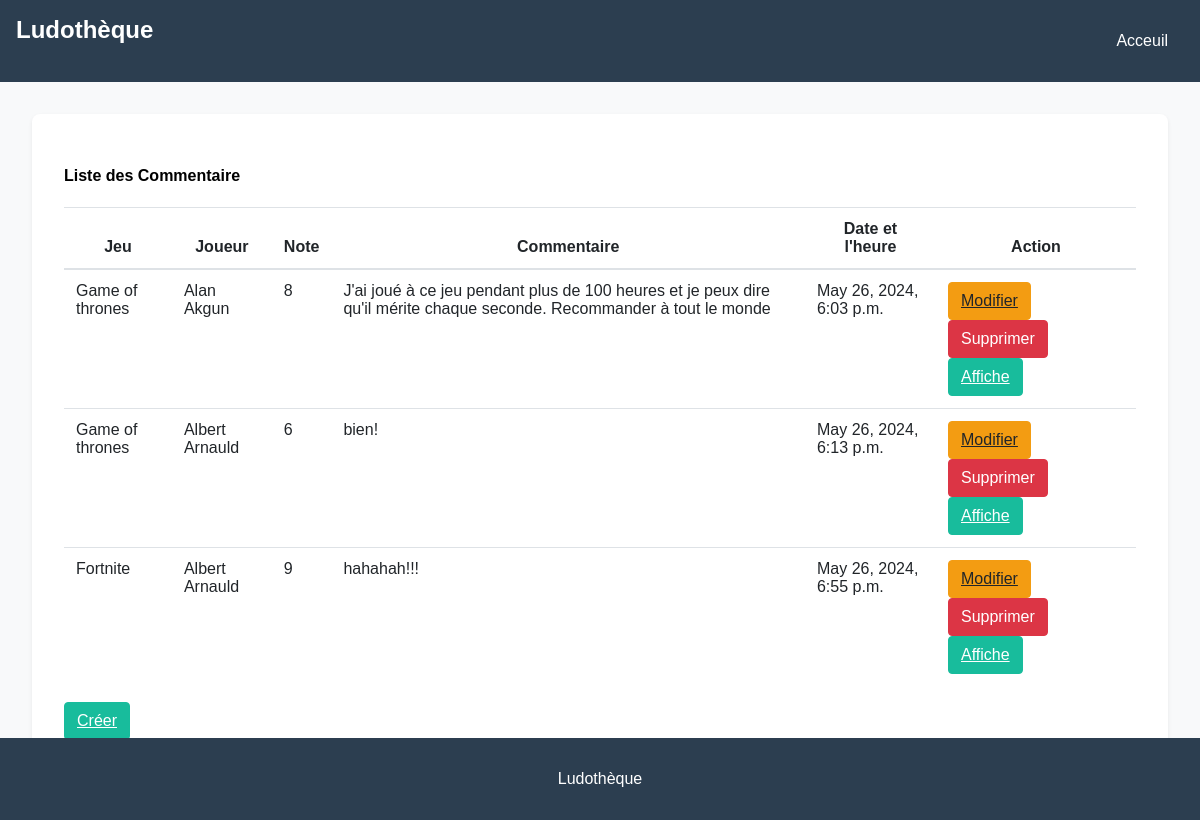
Page /commentaires/ on the earlier database version.
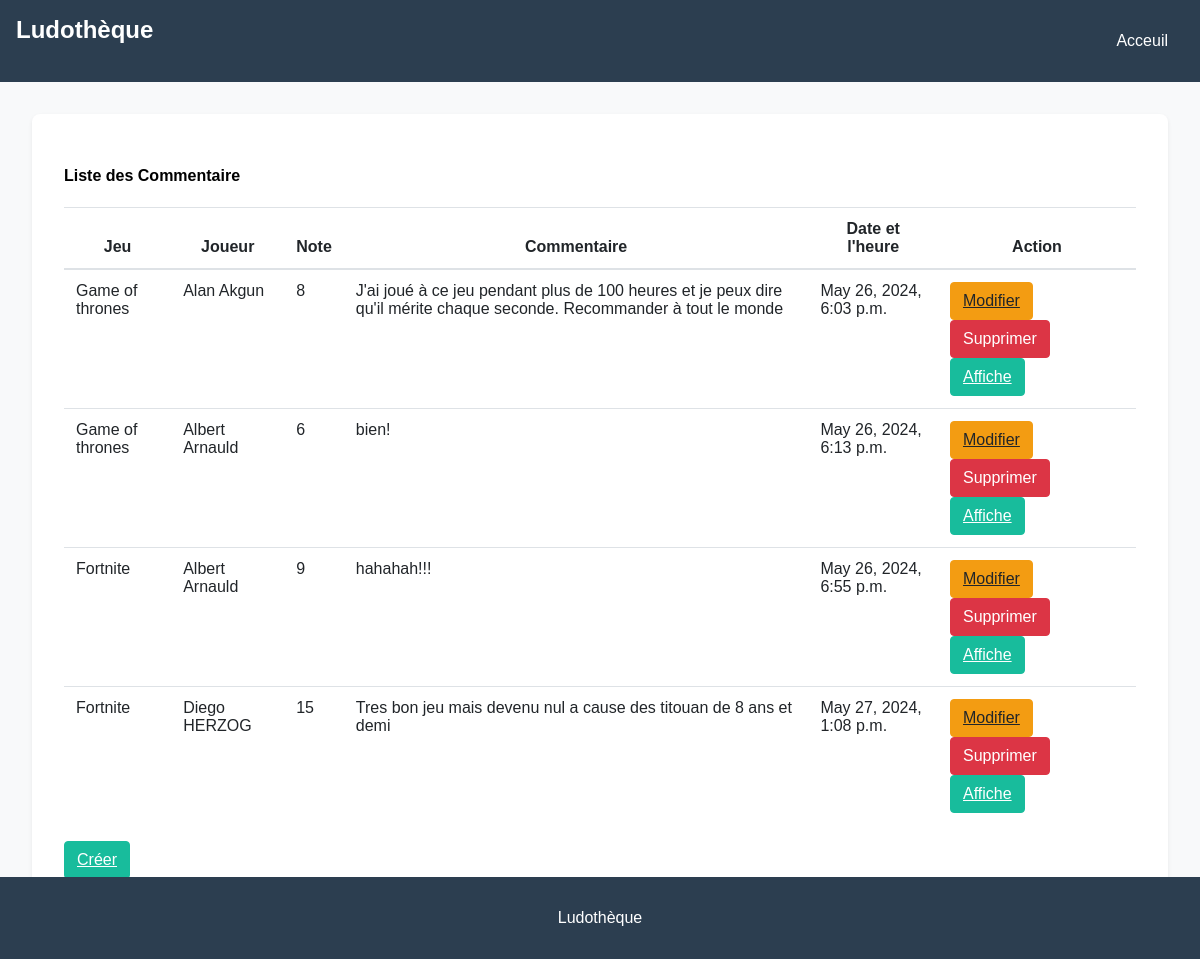
Same page on the later database version.
### myapp/models.py (models this page shows, shortened)
class Commentaire(models.Model):
    jeu = models.ForeignKey(Jeu, on_delete=models.CASCADE)
    joueur = models.ForeignKey(Joueur, on_delete=models.CASCADE)
    date = models.DateTimeField(default=datetime.now, blank=True)
    note = models.IntegerField(validators=[MinValueValidator(0), MaxValueValidator(20)], default=0)
    commentaire = models.TextField()

class Jeu(models.Model):
    titre = models.CharField(max_length=200)
    annee_sortie = models.IntegerField(default=2000)
    photo_boite = models.ImageField(upload_to='photo_boite', blank=True, null=True)
    editeur = models.CharField(max_length=200)
    auteur = models.ForeignKey(Auteur, on_delete=models.CASCADE, blank=True, null=True)
    categorie = models.ForeignKey(Categorie, on_delete=models.CASCADE, blank=True, null=True)

class Joueur(models.Model):
    prenom = models.CharField(max_length=200)
    nom = models.CharField(max_length=200)
    mail = models.EmailField()
    mot_de_passe = models.CharField(max_length=200)
    type = models.CharField(max_length=50, choices=[('professionnel', 'Professionnel'), ('particulier', 'Particulier')])

### myapp/views.py (the view)
# urls.py: path('commentaires/', views.commentaireList, name='commentaire-liste'),
def commentaireList(request):
    commentaires = Commentaire.objects.all()
    return render(request,'commentaire/commentaire_liste.html',{'commentaires': commentaires})

### myapp/templates/commentaire/commentaire_liste.html (shortened to what this page needs)
{% extends "base.html" %}
{% block content %}
<div class="card-body">
    <h4>Liste des Commentaire</h4>
    <table class="table">
        <thead>
            <tr>
                <th scope="col">Jeu</th>
                <th scope="col">Joueur</th>
                <th scope="col">Note</th>
                <th scope="col">Commentaire</th>
                <th scope="col">Date et l'heure</th>
                <th scope="col">Action</th>
            </tr>
        </thead>
        <tbody>
            {% for commentaire in commentaires %}
            <tr>
                <td>{{ commentaire.jeu.titre }}</td>
                <td>{{ commentaire.joueur.prenom }} {{ commentaire.joueur.nom }}</td>
                <td>{{ commentaire.note }}</td>
                <td>{{ commentaire.commentaire }}</td>
                <td>{{ commentaire.date }}</td>
                <td>
                    <a type="button" class="btn btn-warning" href="{% url 'update_commentaire' commentaire.id %}">Modifier</a>
                    <form action="{% url 'delete_commentaire' commentaire.id %}" method="post" style="display:inline;">
                        <button type="submit" class="btn btn-danger">Supprimer</button>
                    </form>
                    <a type="button" class="btn btn-success" href="{% url 'display_commentaire' commentaire.id %}">Affiche</a>
                </td>
            </tr>
            {% endfor %}
        </tbody>
    </table>
    <section class="table">
        <a type="button" class="btn btn-success" href="{% url 'create_commentaire' %}">Créer</a>
    </section>
</div>
{% endblock %}

### myapp/templates/base.html (shortened to what this page needs)
{% load static %}
<!DOCTYPE html>
<html lang="en">
<head>
    <link rel="stylesheet" href="{% static 'design.css' %}">
</head>
<body>
    <nav class="navbar">
        <div class="container">
            <a href="{% url 'home' %}" class="logo">Ludothèque</a>
            <ul class="nav-links">
                <li><a href="{% url 'home' %}">Acceuil</a></li>
            </ul>
        </div>
    </nav>
    <div class="content">
        {% block content %}
        {% endblock %}
    </div>
    <footer>
        <div class="container">
            <p>Ludothèque</p>
        </div>
    </footer>
</body>
</html>

### myapp/static/design.css (style rules this page uses)
body { font-family: 'Arial', sans-serif; background-color: #f8f9fa; margin: 0; padding: 0; }
.navbar { background-color: #2c3e50; padding: 1rem; display: flex; justify-content: space-between; align-items: center; }
.navbar .container { display: flex; justify-content: space-between; width: 100%; }
.navbar .logo { color: white; font-size: 1.5rem; text-decoration: none; font-weight: bold; transition: color 0.3s ease-in-out; }
.navbar .nav-links { list-style: none; display: flex; gap: 1rem; }
.navbar .nav-links li { display: inline; }
.navbar .nav-links a { color: white; text-decoration: none; padding: 0.5rem 1rem; }
.card-body { padding: 2rem; background-color: white; margin: 2rem; border-radius: 0.5rem; box-shadow: 0 0.125rem 0.25rem rgba(0, 0, 0, 0.075); }
.table { width: 100%; margin-bottom: 1rem; color: #212529; border-collapse: collapse; }
.table th, .table td { padding: 0.75rem; vertical-align: top; border-top: 1px solid #dee2e6; }
.table thead th { vertical-align: bottom; border-bottom: 2px solid #dee2e6; }
.btn { display: inline-block; font-weight: 400; color: #212529; text-align: center; vertical-align: middle; user-select: none; background-color: transparent; border: 1px solid transparent; padding: 0.375rem 0.75rem; font-size: 1rem; line-height: 1.5; border-radius: 0.25rem; transition: color 0.15s ease-in-out, background-color 0.15s ease-in-out, border-color 0.15s ease-in-out, box-shadow 0.15s ease-in-out; }
.btn-warning { color: #212529; background-color: #f39c12; border-color: #f39c12; }
.btn-danger { color: #fff; background-color: #dc3545; border-color: #dc3545; }
.btn-success { color: #fff; background-color: #18bc9c; border-color: #18bc9c; }
footer { background-color: #2c3e50; color: white; text-align: center; padding: 1rem 0; position: absolute; bottom: 0; width: 100%; }
footer .container { max-width: 1200px; margin: 0 auto; padding: 0 1rem; }

Differences in the rows shown:
added Commentaire: jeu.titre "Fortnite", joueur.prenom "Diego", joueur.nom "HERZOG", note "15", commentaire "Tres bon jeu mais devenu nul a cause des titouan de 8 ans et demi", date "May 27, 2024, 1:08 p.m."
